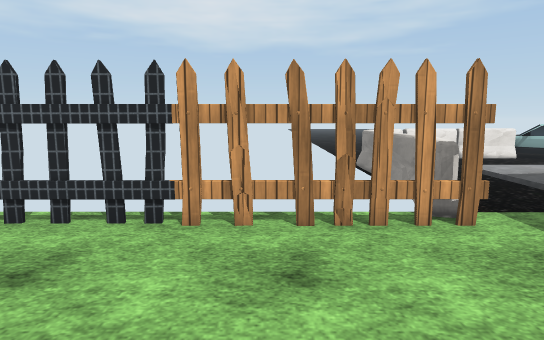
view 1 (above)

22 first-person views from a walk through a scene from a Unity 3-D project. The camera is 1.4 m above the floor, tilts 8° down and sees 75° across. The floor is counted in squares, 1 m on a side. Each view is taken from the middle of a square. On the plan, view 1 faces up. The plan holds only what a view shows up to about 15 squares ahead; the rest is blank. The place goes on beyond the plan. Some animated figures are not drawn. Door leaves are left out, so doorways stand open. Some surface patterns are stand-ins.

view 2
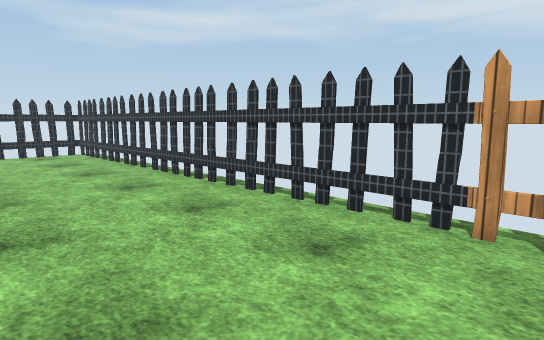

view 3
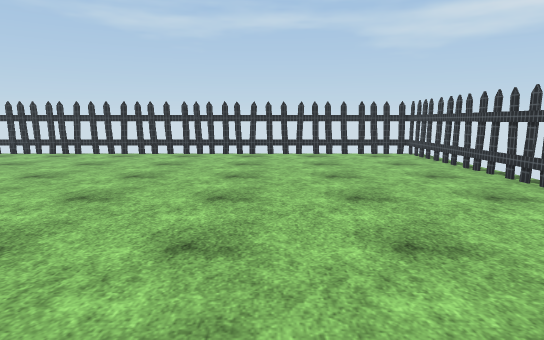

view 4
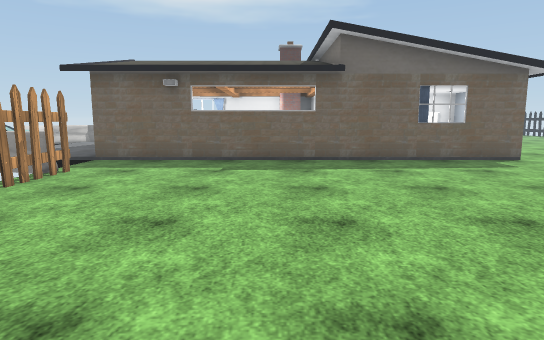

view 5
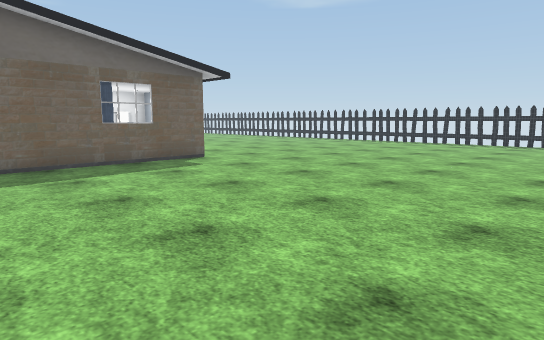

view 6
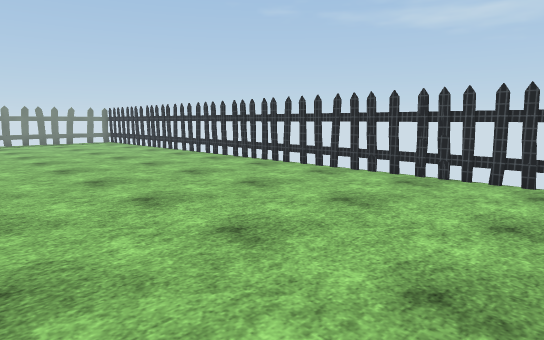

view 7
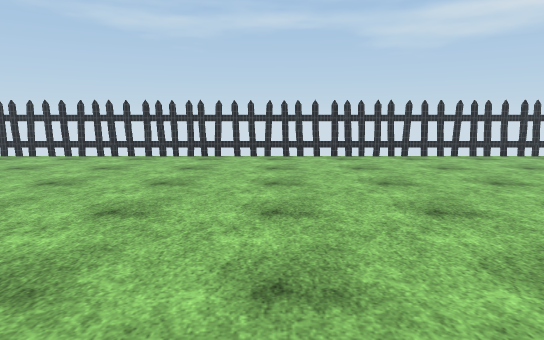

view 8
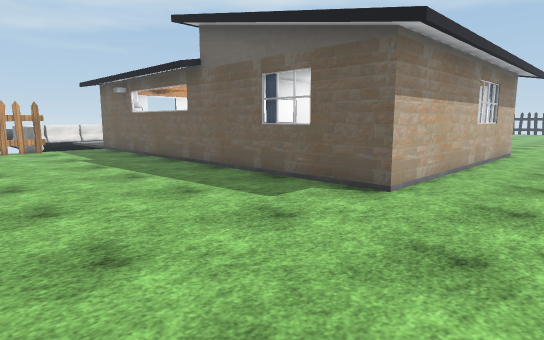

view 9
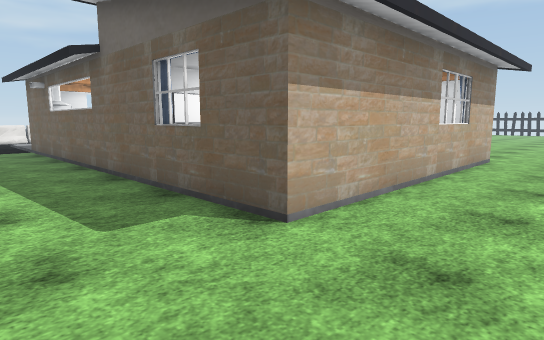

view 10
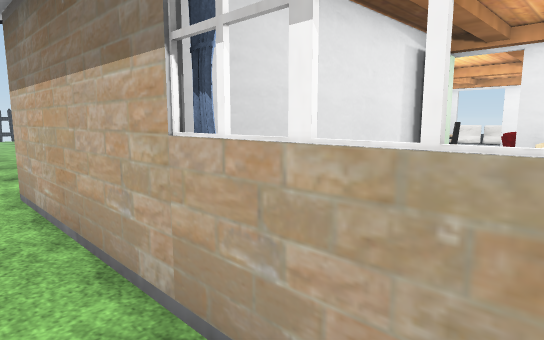

view 11
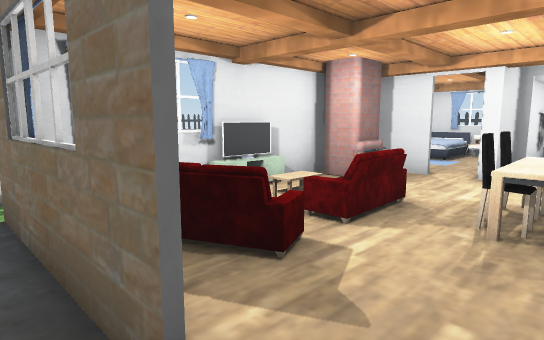

view 12
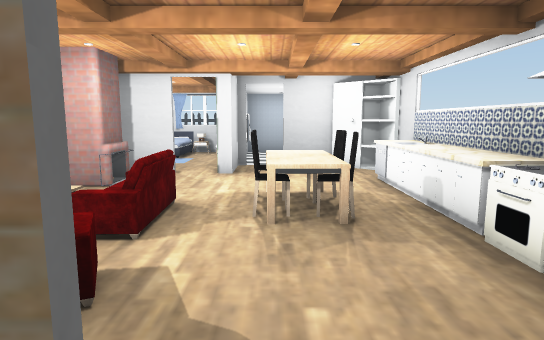

view 13
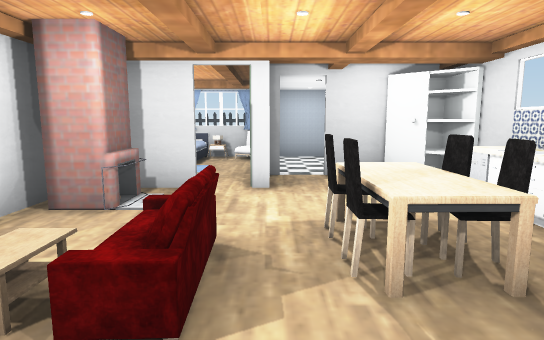

view 14
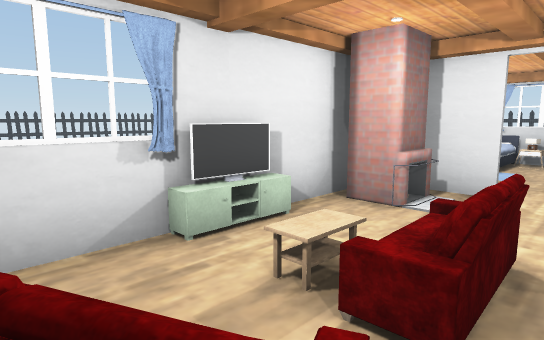

view 15
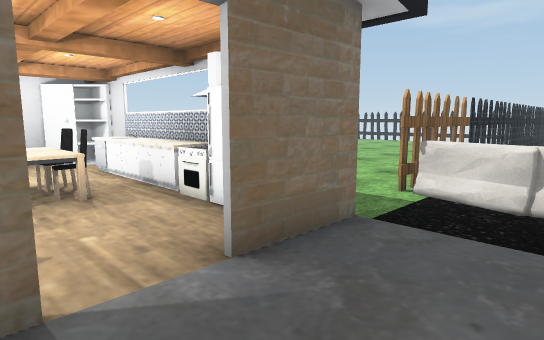

view 16
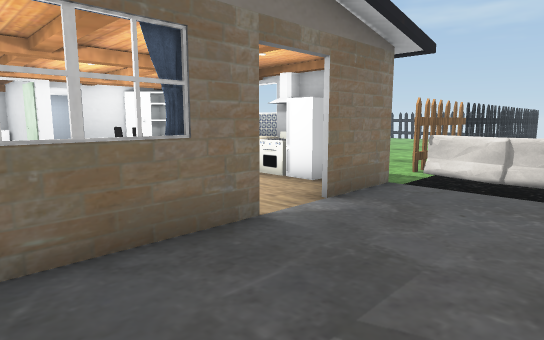

view 17
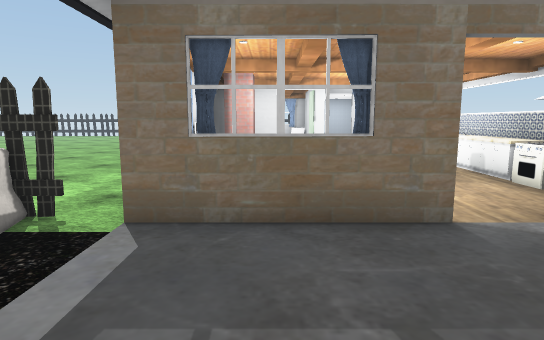

view 18
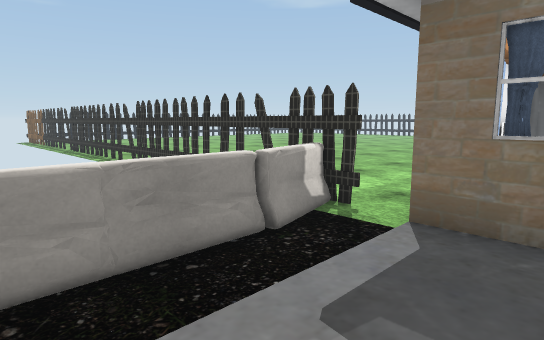

view 19
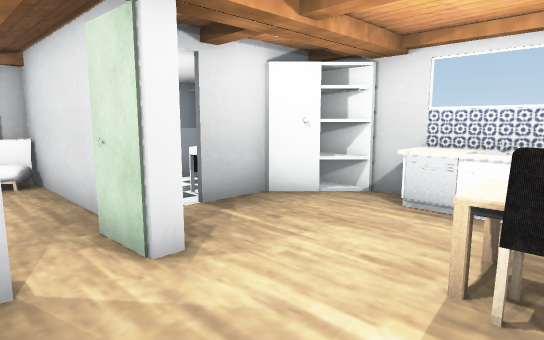

view 20
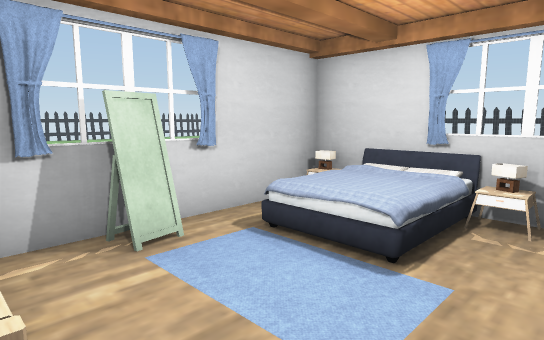

view 21
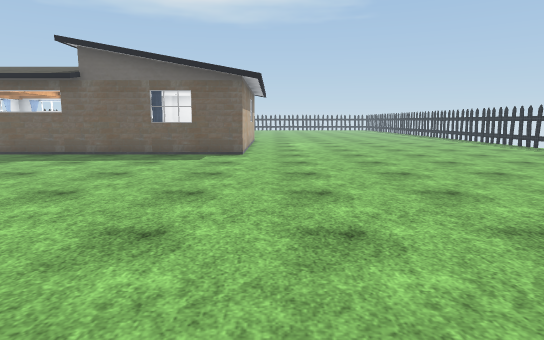

view 22
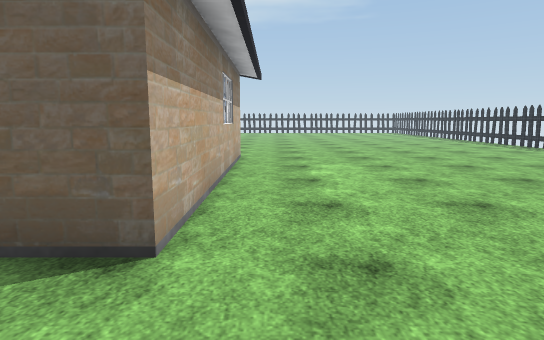

### Floor plan
Points are (right, up) in squares from view 1. A wall is a line through its corners. A room is listed if a view was taken in it or the views show most of it. See-through windows are left out.
Room 1 (views 1, 2, 3, 4, 5, 6, 7, 8, 9, 10, 13, 14, 19, 20, 21, 22)
walls: (5.6, -1.4) (5.6, -5); (-1.4, 4.6) (-15.8, 4.6) (-15.8, -13.5); (5.6, -9.7) (6.4, -9.7); (8.6, -5.2) (6, -5.2); (7.9, -9.7) (9.9, -9.7); (10.1, -5) (10, -3.3) (10.4, -3.3) (10.5, -4.6); (10.1, -9.7) (10.1, -6.7); (11.5, -3.3) (14, -3.3) (13.9, 0.7); (10.1, 5.1) (9.5, 5.1); (13.9, 2.4) (13.9, 5); (15.6, -9.8) (5.5, -9.8) (5.5, -3.3) (7.2, -5) (8.8, -5)
low walls: (13.5, 0) (13.5, 0.6)
ways out: opening at (4, 5.7) to room 2; open door at (8.5, 5) to room 2; opening at (11, -4) to room 3; opening at (16, -12); open door at (6, -4); open door at (9, -5.5); gap at (-16, -11.5); gap at (-16, -2); gap at (-11, 5); gap at (-3.5, 5)
objects: other object (-1, 5) to (1, 5); other object (2, 5) to (3, 6); other object (6, -3) to (6, 1); other object (6, 2) to (6, 3); other object (6, 4); other object (7, -8); other object (7, -6) to (8, -6); other object (8, -1) to (9, -1); other object (8, 0); other object (8, 1); other object (9, 0); other object (9, 1); other object (11, -10); other object (11, 0) to (11, 2); other object (11, 4); other object (12, -2) to (13, -1)
Room 2 (views 11, 12, 15, 16, 17, 18)
walls: (9.5, 5.2) (14.1, 5.2); (5.5, 4.4) (5.5, 5.2) (7.9, 5.2)
ways out: opening at (4, 5.7) to room 1; open door at (8.5, 5) to room 1; opening at (15.5, 5); gap at (20, 5)
objects: other object (3, 7) to (3, 9); other object (3, 10) to (3, 11); other object (3, 12) to (4, 13); other object (5, 13) to (6, 13); other object (7, 13) to (9, 13); other object (10, 13); other object (16, 5) to (16, 7); other object (16, 8) to (16, 9); other object (16, 10) to (16, 11)
Room 3 (no view inside)
walls: (14.9, -6.1) (14.8, -5.5); (15.1, -6.1) (15, -5.4); (15.4, -8.5) (15.4, -4.5); (12, -3.4) (11.5, -3.4); (10.2, -4.1) (10.2, -9.8); (9.9, -9.7) (14.4, -9.7)
ways out: opening at (11, -4) to room 1
objects: other object (12, -9); other object (12, -4) to (13, -4); other object (13, -9) to (14, -8); other object (13, -7) to (14, -7)

Where each view was taken, in squares from view 1:
view 1: 0 up, 0 right, facing up
view 2: 0 up, 0 right, facing up-left
view 3: 1 down, 1 left, facing left
view 4: 1 down, 7 left, facing right
view 5: 2 down, 6 left, facing down-right
view 6: 1 down, 7 left, facing down-left
view 7: 7 down, 2 left, facing left
view 8: 13 down, 1 left, facing up-right
view 9: 13 down, 2 right, facing up-right
view 10: 11 down, 13 right, facing up-left
view 11: 6 up, 8 right, facing down-right
view 12: 6 up, 9 right, facing down
view 13: 4 up, 10 right, facing down
view 14: 4 up, 10 right, facing down-right
view 15: 8 up, 10 right, facing down-left
view 16: 9 up, 13 right, facing down-left
view 17: 10 up, 12 right, facing down
view 18: 10 up, 12 right, facing down-right
view 19: 0 up, 12 right, facing down-left
view 20: 4 down, 11 right, facing down-right
view 21: 11 down, 9 left, facing right
view 22: 11 down, 2 right, facing right
